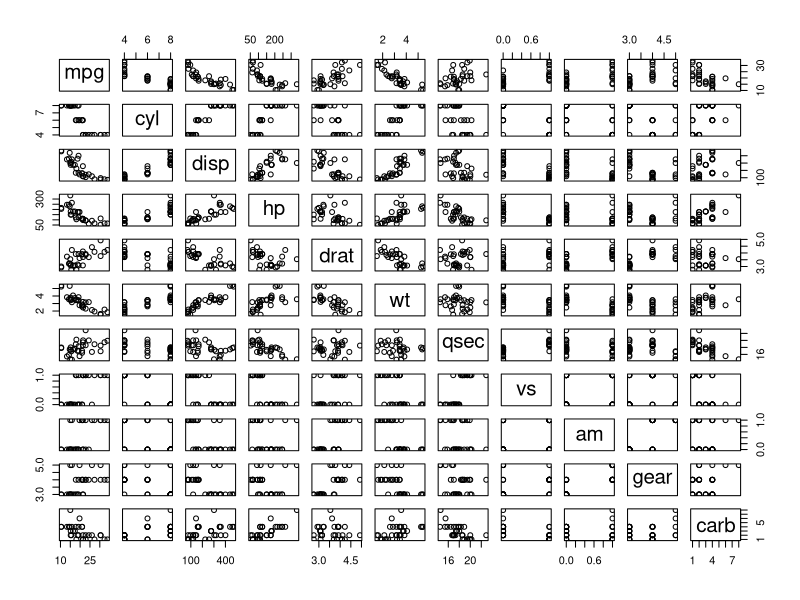
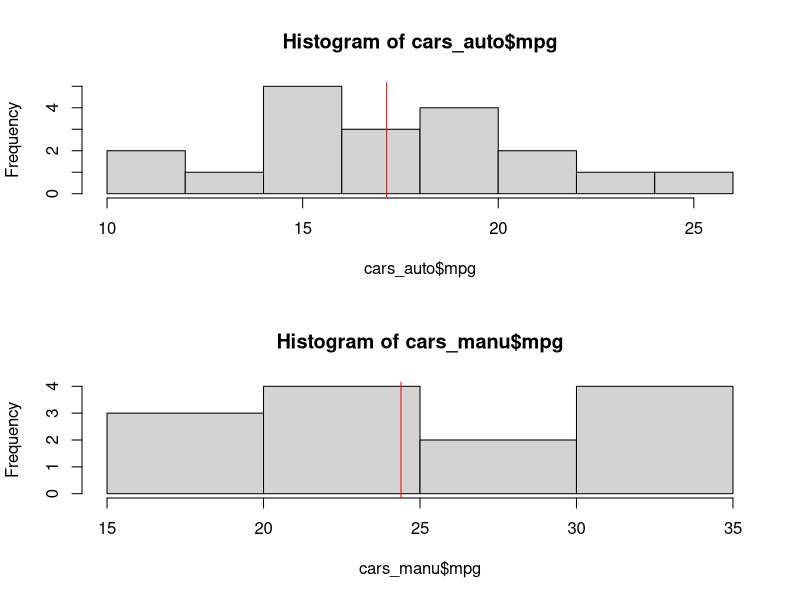
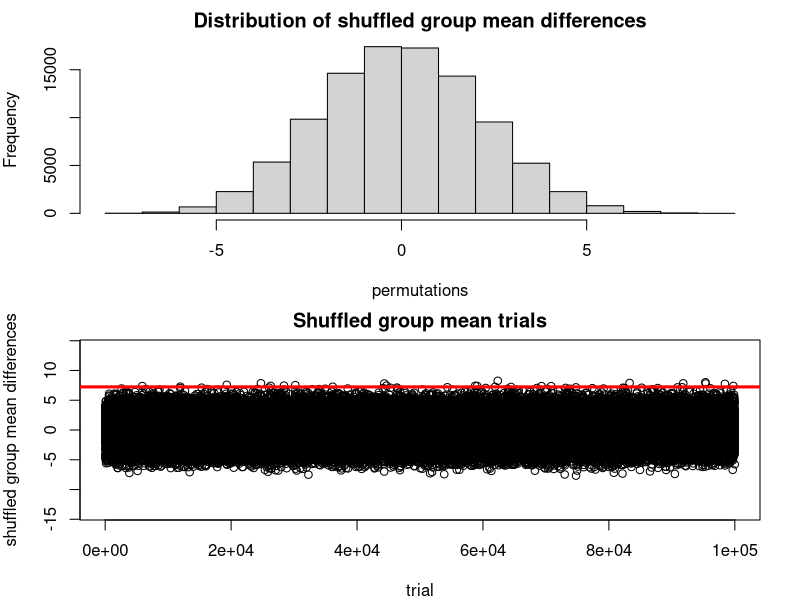
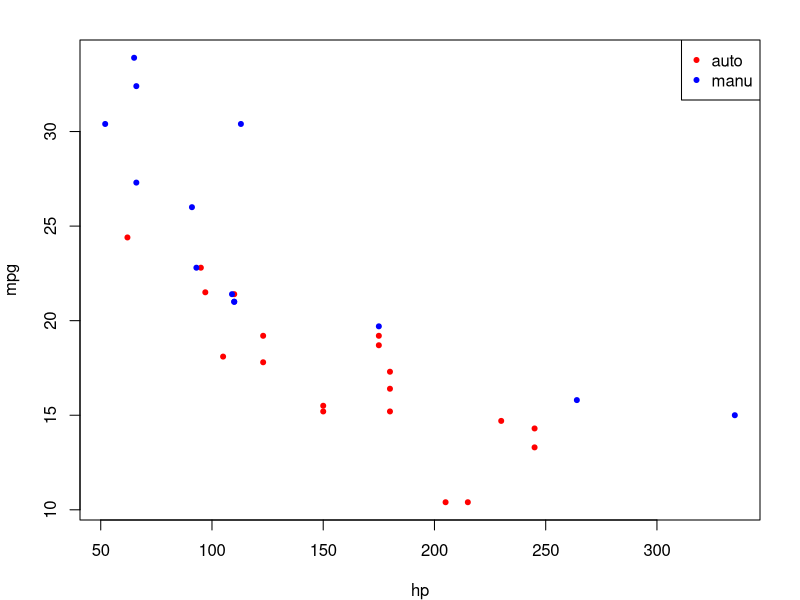
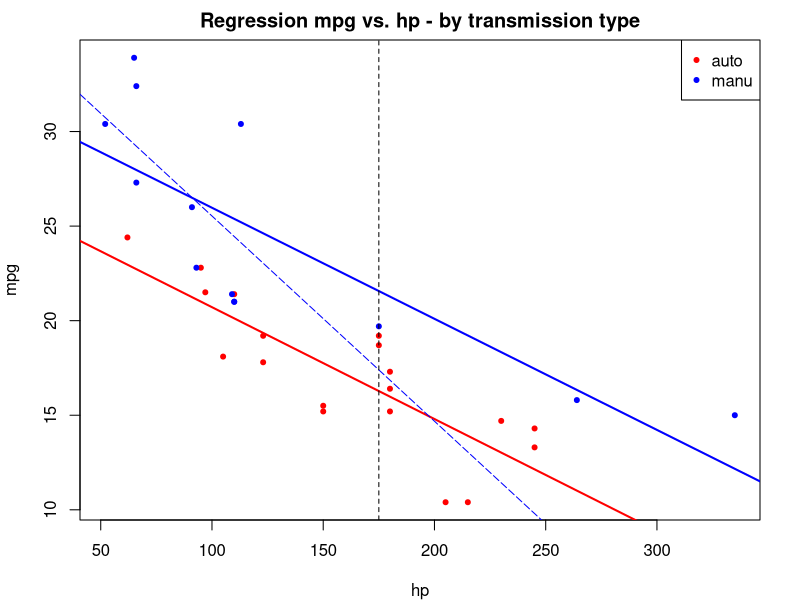
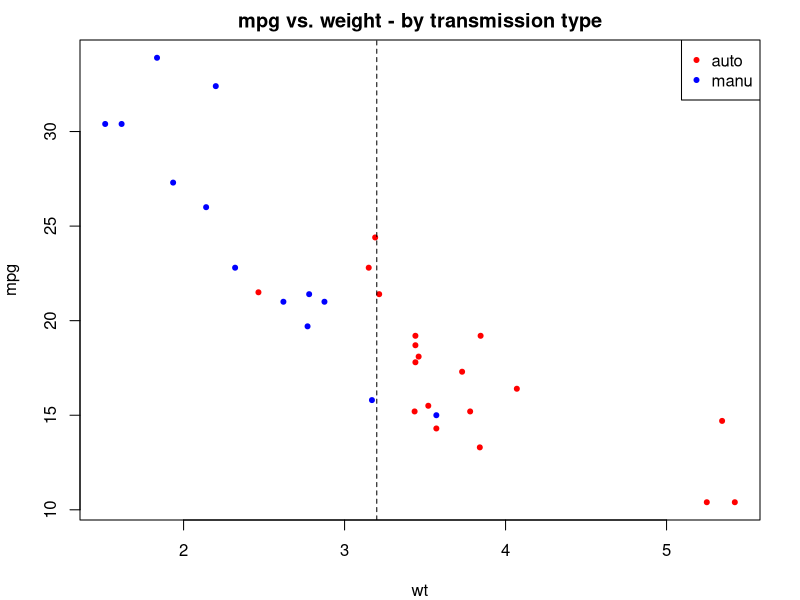
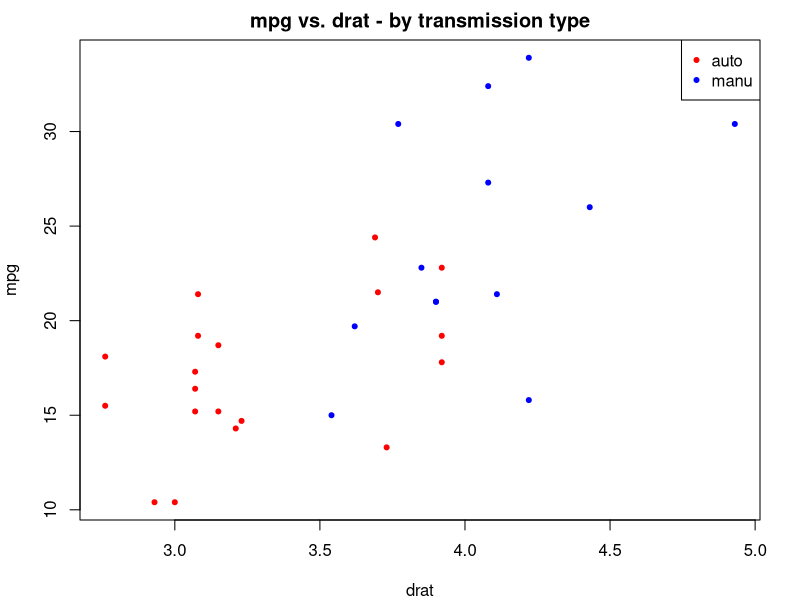
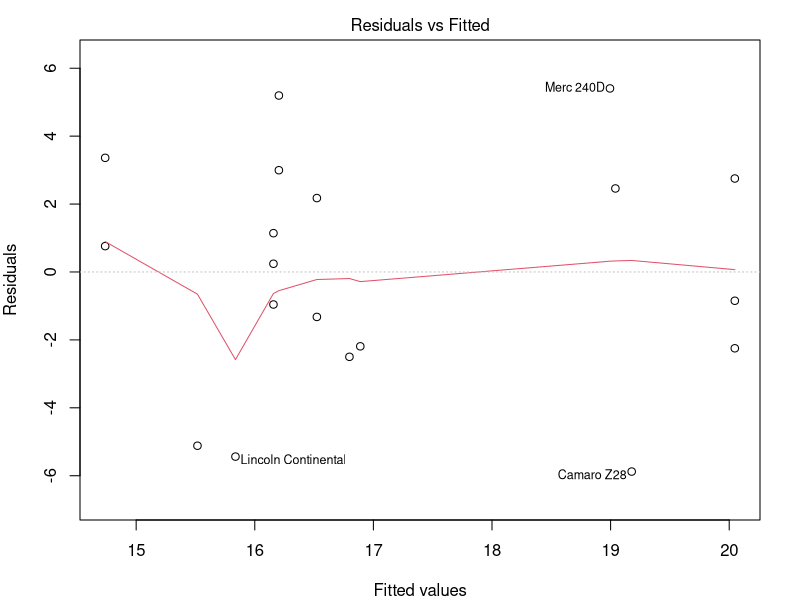

The R source for these figures, in order:
## Coursera Project Work ##

# question 1: is an automatic or manual transmission better for MPG?
# question 2: quantify the MPG difference between automatic and manual transmission

# answer 1:  - manual transmission is better then automatic for mpg
# answer 2: strategies:
# - estimate 2 models splitted by am
# - estimate 1 model and interpret the dummy am

library(leaps)

data(mtcars)

#### import checks ####
head(mtcars)
dim(mtcars)
str(mtcars)
names(mtcars)
pairs(mtcars)

#### generate subset: automatic and manual cars ####
cars_auto = subset(mtcars, am == 0)
cars_manu = subset(mtcars, am == 1)

# dimensions
dim(mtcars)
dim(cars_auto); dim(cars_manu)

#### *** univariate mpg analysis #####

# sample means mpg by group
mean(cars_auto$mpg); mean(cars_manu$mpg)
sd(cars_auto$mpg); sd(cars_manu$mpg)

# % increase in mpg based on the mean
(mean(cars_manu$mpg) - mean(cars_auto$mpg))/mean(cars_auto$mpg)

#### mpg plots ####
par(mfrow = c(2, 1))
hist(cars_auto$mpg)
abline(v = mean(cars_auto$mpg), col = "red")
hist(cars_manu$mpg)
abline(v = mean(cars_manu$mpg), col = "red")

# CON: mean of manu is higher but has also higher variance

#### 95% confidence interval for mean difference ####

# Question: is the unconditional mean difference significant?
t.test(cars_manu$mpg, cars_auto$mpg, paired = F, var.equal = F)

#### Conclusions ####
# the 95% interval does not contain 0 >> the (unconditional) mean difference is significant at 95% / p-value 0.1% 


#### Permutation test ####
# what if I shuffle the am groups and calculate the mean?

# get target variable and group vectors
y = mtcars$mpg
group = mtcars$am
y; group

# baseline group means and difference
baselineMeans = tapply(mtcars$mpg, mtcars$am, mean)
baselineMeansDiff = baselineMeans[2] - baselineMeans[1]

tStat = function(w, g) mean(w[g == 1]) - mean(w[g == 0])
observedDiff = tStat(y, group)

# check if function works - should be 0:
baselineMeansDiff - observedDiff

# execute shuffle:
permutations = sapply(1:100000, function(i) tStat(y, sample(group)))

# shuffle experiment results plots:
par(mfrow = c(2, 1), mar = c(4, 4, 2, 2))
hist(permutations, main = "Distribution of shuffled group mean differences") # distribution of difference of averages of permuted groups
plot(permutations, type = "b", main = "Shuffled group mean trials", xlab = "trial", ylab = "shuffled group mean differences", ylim = c(-14, 14))
abline(h = observedDiff, col = "red", lwd = 3)

# there is not even 1 case where by chance I get a difference value greater than the observed!
mean(permutations > observedDiff)


#### *** bivariate analysis ####

#### mpg / hp ####
# visual exploration
par(mfrow = c(1, 1))
with(mtcars, plot(hp, mpg, type = "n")) # no data
with(cars_auto, points(hp, mpg, col = "red", pch = 20))
with(cars_manu, points(hp, mpg, col = "blue", pch = 20))
legend("topright", pch = 20, col = c("red", "blue"), legend = c("auto", "manu")) # add legend

# OBS: seems like slope is same, but there is a shift in the intercepts

# estimate group models
model1_auto = lm(mpg ~ hp, data = cars_auto)
model1_manu = lm(mpg ~ hp, data = cars_manu)
summary(model1_auto); summary(model1_manu)

# model without extreme values for manu
cars_manuRed = cars_manu[cars_manu$hp < 250, ]; dim(cars_manu); dim(cars_manuRed)
model1_manuRed = lm(mpg ~ hp, data = cars_manuRed)

# plot models
par(mfrow = c(1, 1))
with(mtcars, plot(hp, mpg, type = "n", main = "Regression mpg vs. hp - by transmission type")) # no data
with(cars_auto, points(hp, mpg, col = "red", pch = 20))
with(cars_manu, points(hp, mpg, col = "blue", pch = 20))
legend("topright", pch = 20, col = c("red", "blue"), legend = c("auto", "manu")) # add legend
abline(model1_auto, col = "red", lwd = 2)
abline(model1_manu, col = "blue", lwd = 2)
abline(model1_manuRed, col = "blue", lty = 5)
abline(v = 175, lty = 2)

#### Conclusions: 
# given an hp level, manu cars have higher higher mpg - compared to auto

#### mpg / wt ####
# visual exploration
par(mfrow = c(1, 1))
with(mtcars, plot(wt, mpg, type = "n", main = "mpg vs. weight - by transmission type")) # no data
with(cars_auto, points(wt, mpg, col = "red", pch = 20))
with(cars_manu, points(wt, mpg, col = "blue", pch = 20))
legend("topright", pch = 20, col = c("red", "blue"), legend = c("auto", "manu")) # add legend
abline(v = 3.2, lty = 2)

# OBS: seems like heavy cars are all auto / manu are lighter

#### mpg / drat ####
# visual exploration
par(mfrow = c(1, 1))
with(mtcars, plot(drat, mpg, type = "n", main = "mpg vs. drat - by transmission type")) # no data
with(cars_auto, points(drat, mpg, col = "red", pch = 20))
with(cars_manu, points(drat, mpg, col = "blue", pch = 20))
legend("topright", pch = 20, col = c("red", "blue"), legend = c("auto", "manu")) # add legend

# OBS: seems 2 different behavior for auto / manu

# estimate group models
model1_auto = lm(mpg ~ drat, data = cars_auto)
model1_manu = lm(mpg ~ drat, data = cars_manu)
summary(model1_auto); summary(model1_manu)
plot(model1_auto); plot(model1_manu)

# plot models
par(mfrow = c(1, 1))
with(mtcars, plot(drat, mpg, type = "n", main = "mpg vs. drat - by transmission type")) # no data
with(cars_auto, points(drat, mpg, col = "red", pch = 20))
with(cars_manu, points(drat, mpg, col = "blue", pch = 20))
legend("topright", pch = 20, col = c("red", "blue"), legend = c("auto", "manu")) # add legend
abline(model1_auto, col = "red", lwd = 2)
abline(model1_manu, col = "blue", lwd = 2)
abline(v = 175, lty = 2)

#### mpg / disp ####
# visual exploration
par(mfrow = c(1, 1))
with(mtcars, plot(disp, mpg, type = "n", main = "mpg vs. disp - by transmission type")) # no data
with(cars_auto, points(disp, mpg, col = "red", pch = 20))
with(cars_manu, points(disp, mpg, col = "blue", pch = 20))
legend("topright", pch = 20, col = c("red", "blue"), legend = c("auto", "manu")) # add legend
labels = with(mtcars, paste(as.character(disp), as.character(mpg), sep = ",")) # generate point labels
with(mtcars, text(disp, mpg, labels = labels, cex = 0.7, pos = 2)) 

# OBS: seems like auto cars have higher displacement
abline(v = 167.6, lty = 2)

#### mpg / cyl ####
# visual exploration
par(mfrow = c(1, 1))
with(mtcars, plot(cyl, mpg, type = "n")) # no data
with(cars_auto, points(cyl, mpg, col = "red", pch = 20))
with(cars_manu, points(cyl, mpg, col = "blue", pch = 20))
legend("topright", pch = 20, col = c("red", "blue"), legend = c("auto", "manu")) # add legend

# OBS: you have almost perfect separation: low cyl are manu / many cyl are auto


#### 4 bivariate analysis: hp / wt / drat / disp ####
par(mfrow = c(2, 2), mar = c(2, 3, 2, 3))

# plot1
with(mtcars, plot(hp, mpg, type = "n", main = "mpg vs. hp - by transmission type")) # no data
with(cars_auto, points(hp, mpg, col = "red", pch = 20))
with(cars_manu, points(hp, mpg, col = "blue", pch = 20))
legend("topright", pch = 20, col = c("red", "blue"), legend = c("auto", "manu")) # add legend
model1_auto = lm(mpg ~ hp, data = cars_auto)
model1_manu = lm(mpg ~ hp, data = cars_manu)
abline(model1_auto, col = "red", lwd = 2)
abline(model1_manu, col = "blue", lwd = 2)
abline(v = 175, lty = 2)

# plot2
with(mtcars, plot(wt, mpg, type = "n", main = "mpg vs. weight - by transmission type")) # no data
with(cars_auto, points(wt, mpg, col = "red", pch = 20))
with(cars_manu, points(wt, mpg, col = "blue", pch = 20))
legend("topright", pch = 20, col = c("red", "blue"), legend = c("auto", "manu")) # add legend
abline(v = 3.2, lty = 2)

# plot 3
with(mtcars, plot(drat, mpg, type = "n", main = "mpg vs. drat - by transmission type")) # no data
with(cars_auto, points(drat, mpg, col = "red", pch = 20))
with(cars_manu, points(drat, mpg, col = "blue", pch = 20))
legend("topright", pch = 20, col = c("red", "blue"), legend = c("auto", "manu")) # add legend
model2_auto = lm(mpg ~ drat, data = cars_auto)
model2_manu = lm(mpg ~ drat, data = cars_manu)
abline(model2_auto, col = "red", lwd = 2)
abline(model2_manu, col = "blue", lwd = 2)
abline(v = 175, lty = 2)

# plot 4
with(mtcars, plot(disp, mpg, type = "n", main = "mpg vs. disp - by transmission type")) # no data
with(cars_auto, points(disp, mpg, col = "red", pch = 20))
with(cars_manu, points(disp, mpg, col = "blue", pch = 20))
legend("topright", pch = 20, col = c("red", "blue"), legend = c("auto", "manu")) # add legend
labels = with(mtcars, paste(as.character(disp), as.character(mpg), sep = ",")) # generate point labels
with(mtcars, text(disp, mpg, labels = labels, cex = 0.7, pos = 2))
abline(v = 167.6, lty = 2)



#### *** regressions ####

### analyse covariance matrix for regressor selection:
z <- cor(mtcars)
require(lattice)
levelplot(z)

#### lm with subgroups by transmission type ####

# prepare: remove am from both subsets
namesColumnDrop = c("am")
dim(cars_auto)
cars_auto_reg = cars_auto[, !names(cars_auto) %in% namesColumnDrop]
cars_manu_reg = cars_manu[, !names(cars_manu) %in% namesColumnDrop]
dim(cars_auto_reg); dim(cars_manu_reg)

# model estimation / with all regressors
model2_auto = lm(mpg ~ ., data = cars_auto_reg)
model2_manu = lm(mpg ~ ., data = cars_manu_reg)

summary(model2_auto); summary(model2_manu)
plot(model2_auto); plot(model2_manu)

#### lm with all variables / no split ####
# prepare data
data = mtcars
data$am = as.factor(data$am)

model3 = lm(mpg ~ ., data = data)

summary(model3)
plot(model3)
hist(model3$residuals)

#### lm with logs #####
# good link for interpreting models with log:
# http://www.ats.ucla.edu/stat/mult_pkg/faq/general/log_transformed_regression.htm

data$log_mpg = log(data$mpg) # add log of y
data = data[, -1] # remove normal

# model with all variables
model4 = lm(log_mpg ~ ., data = data)
summary(model4)
confint(model4, conf.level = 0.95)

exp(model4$coef[9])

#### CON: interpr - you have a 4% increase in mpg when car has manual drive

# try the best subset selection approach
par(mfrow = c(1, 1))
refit.full = regsubsets(log_mpg ~ ., data = data)
summaryBest = summary(refit.full)
plot(summaryBest$cp, xlab = "N# of variables", ylab = "cp", main = "cp vs. n# vars", type = "l")
points(summaryBest$cp, pch = 20)

# estimate model with 3 coef
model5 = lm(log_mpg ~ hp + wt + am, data = data)
summary(model5)
plot(model5)

u_hat = model5$residuals
shapiro.test(u_hat)

confint(model5, conf.level = 0.95)

exp(model5$coef[4])
